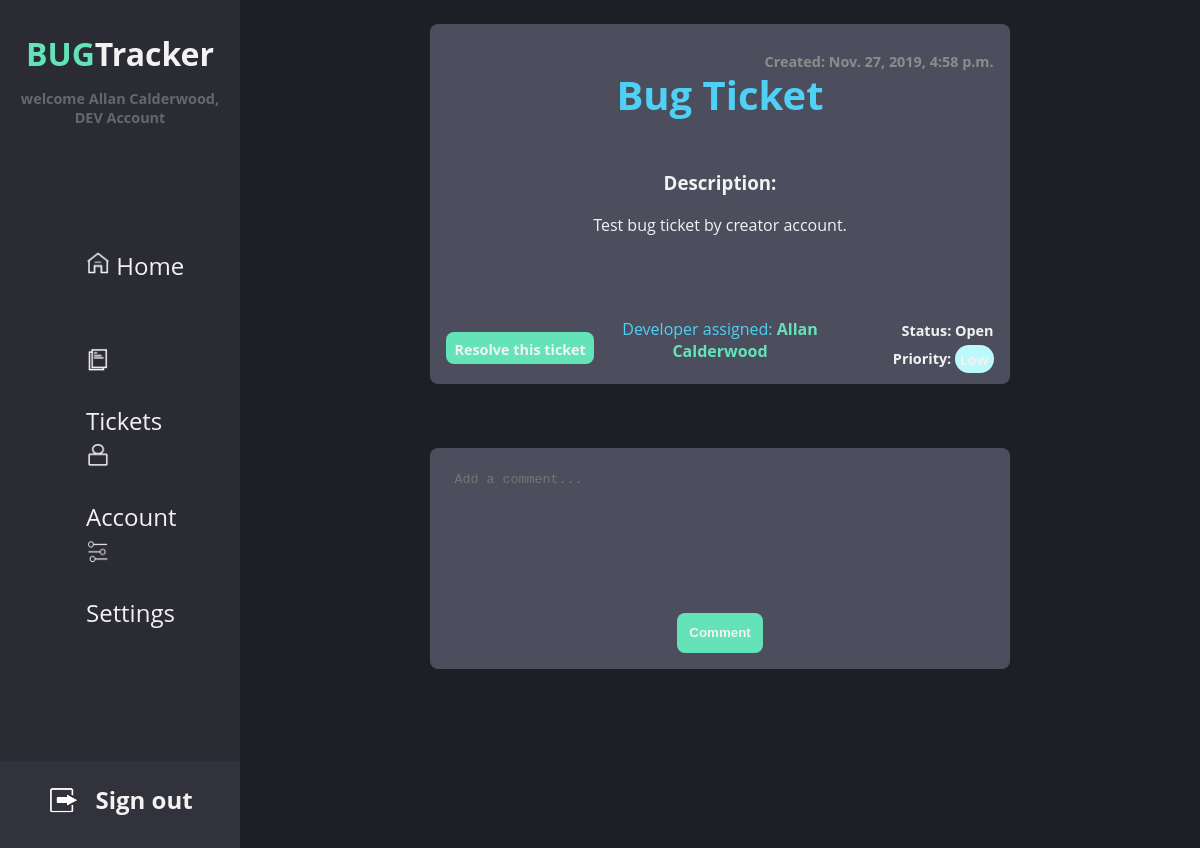
Page /tickets/details/32 (signed in) on the committed database.
### tickets/models.py (models this page shows)
class Ticket(models.Model):
    LOW = 'Low'
    MED = 'Medium'
    HIG = 'High'
    PRIORITY = [
        (LOW, 'Low'),
        (MED, 'Medium'),
        (HIG, 'High'),
    ]
    OPN = 'Open'
    RES = 'Resolved'
    CLS = 'Closed'
    STATUS = [
        (OPN, 'Open'),
        (RES, 'Resolved'),
        (CLS, 'Closed'),
    ]
    creatorID = models.ForeignKey(
        settings.AUTH_USER_MODEL,
        on_delete=models.CASCADE,
        related_name='+'
    )
    devID = models.ForeignKey(
        settings.AUTH_USER_MODEL,
        on_delete=models.CASCADE,
        related_name='+'
    )
    description = models.TextField(max_length=1000)
    priority = models.CharField(
        max_length=7,
        choices=PRIORITY
    )
    time = models.DateTimeField(auto_now=False, auto_now_add=True)
    status = models.CharField(
        max_length=8,
        choices=STATUS,
        default='Open',
    )

### tickets/views.py (the view)
# urls.py: path('details/<ticketid>', views.details, name="ticket-details"),
@login_required
def details(request, ticketid):
    if request.method == 'POST':
        form = CommentForm(request.POST)
        if form.is_valid():
            extendedForm = form.save(commit=False)
            extendedForm.userID=request.user
            extendedForm.ticketID=Ticket.objects.filter(id=ticketid)[0]
            extendedForm.save()
    else:
         form = CommentForm()
    details = Ticket.objects.filter(id=ticketid)
    devID =details[0].devID.id
    dev = get_user_model().objects.get(id=devID)
    comments = Comment.objects.filter(ticketID=ticketid)
    role = request.user.role.title
    for comment in comments:
        comment.author=get_user_model().objects.get(id=comment.userID.id)
    return render(request, 'tickets/details.html', {'title': 'Ticket Details',
    'details': details, 'dev': dev, 'comments':comments, 'role':role})

### tickets/templates/tickets/details.html (shortened to what this page needs)
{% extends "base_home.html" %}
{% block content %}
    {% for ticket in details %}
    <div class="ticket-details">
      <h1>Bug Ticket</h1>
      {% if role == "TST" and ticket.status == "Resolved" %}
      <a href="../close/{{ticket.id}}" class="btn-ticket">Close this ticket</a>
      {% elif role == "TST" and ticket.status == "Closed" %}
      <a href="../reopen/{{ticket.id}}" class="btn-ticket">Re-open this ticket</a>
      {% elif role == "DEV" and ticket.status == "Open" %}
      <a href="../resolve/{{ticket.id}}" class="btn-ticket">Resolve this ticket</a>
      {% endif %}
      <h2 class="status">Status: {{ticket.status}}</h2>
      <h2 class="priority">Priority: <span class="{{ticket.priority}}">{{ticket.priority}}</span></h2>
      <h2 class="time">Created: {{ticket.time}}</h2>
      <h3>Description: </h3>
      <p>{{ticket.description}}</p>
      <br><br><br><br><br><br>
      <h4><span style="font-weight:normal">Developer assigned: </span>
        {{dev.get_full_name}}
      </h4>
    {% endfor %}
    </div>
    <div class="comment">
      <form method="post">
        <textarea id="content" type="textarea" name="content" placeholder="Add a comment..." required id="id_content" maxlength="1000"></textarea>
        <input class="btn" type="submit" value="Comment"><br>
      </form>
    </div>
{% endblock %}

### templates/base_home.html (shortened to what this page needs)
<!DOCTYPE html>
{% load static %}
<html lang="en">
<head>
    <link rel="stylesheet" type="text/css" href="{% static 'css/bugTracker.min.css' %}">
</head>
<body>
  <div class="main-wrapper">
    <div class="sidebar">
      <div id="logo">
        <a href="{% url 'tickets:home'%}"><span>BUG</span>Tracker</a>
      </div>
      <h3>welcome {{ request.user.get_full_name }},<br>{{ user.role.title }} Account</h3>
      <ul>
        <li> <a href="{% url 'tickets:home'%}">
          <img src="{% static 'images/home.png' %}"/>
          Home
        </a>
       </li>
        <li>
          <a href="{% url 'tickets:tickets'%}">
            <img src="{% static 'images/ticket.png' %}"/>
            Tickets
          </a>
        </li>
        <li>
           <a href="{% url 'users:account'%}">
             <img src="{% static 'images/user.png' %}"/>
             Account
           </a>
         </li>
        <li>
          <a href="{% url 'tickets:settings'%}">
            <img src="{% static 'images/settings.png' %}"/>
            Settings
          </a>
        </li>
      </ul>
      <div id="logout-wrapper">
      <a id="logout" href="{% url 'logout'%}"><img src="{% static 'images/logout.png' %}"/>Sign out</a>
      </div>
    </div>
    <div class="cntn">
        {% block content %}{% endblock %}
    </div>
  </div>
</body>
</html>

### rows in the picture
Ticket: status "Open", time "Nov. 27, 2019, 4:58 p.m.", description "Test bug ticket by creator account."

### other values in the picture
{{ request.user.get_full_name }} "Allan Calderwood"
{{ user.role.title }} "DEV"
{{ dev.get_full_name }} "Allan Calderwood"
